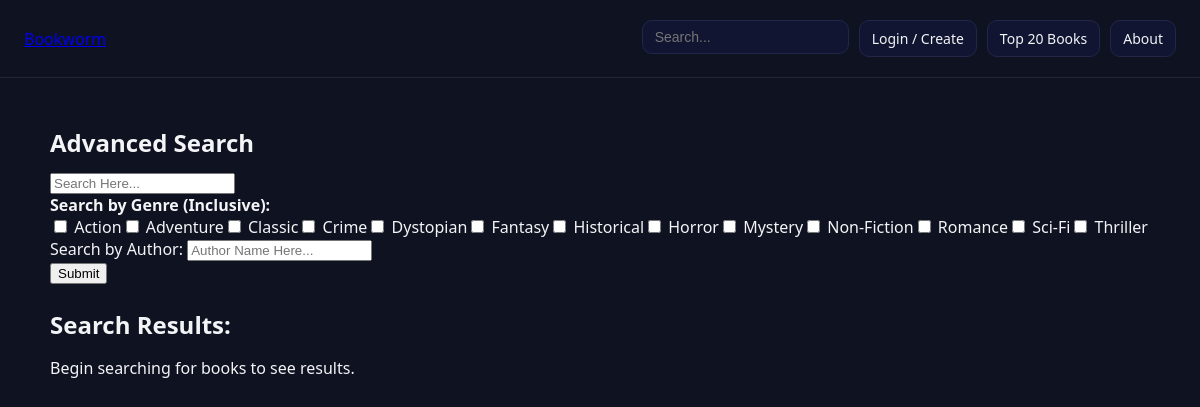
Screenshot of /public_html/bookworm/advSearch.php with the database file from the repository.
### tables this page shows
CREATE TABLE IF NOT EXISTS genres (
    genre VARCHAR(16) PRIMARY KEY NOT NULL
);

### public_html/bookworm/advSearch.php (the view, shortened to what this page needs)
<?php
    $db = get_db();
    $query = htmlspecialchars(trim($_GET['query'] ?? ''));
    $author = htmlspecialchars(trim($_GET['author'] ?? ''));
    $genresRaw = $_GET['genres'] ?? [];
    $genres = !empty($genresRaw) ? implode(',', (array)$genresRaw) : null;
    try {
        $stmtGenres = $db->query('SELECT * FROM genres');
        $gs = $stmtGenres->fetchAll(PDO::FETCH_ASSOC);
    } catch (PDOException $e) {
        die('<pre>SQL Error: ' . htmlspecialchars($e->getMessage()) . '</pre>');
    }
    $results = '';
?>
<!doctype html>
<html lang="en">
<head>
    <link rel="stylesheet" href="/~bdb/bookworm/app.css">
</head>
<body>
    <?php require __DIR__ . '/../../phpTools/navbar.php'?>
    <main>
        <section>
            <h2>Advanced Search</h2>
            <form action="<?= $_SERVER['PHP_SELF']?>" method="GET">
                <input type="text" name="query" placeholder="Search Here..." value="<?= htmlspecialchars($query) ?>"><br>
                <label for="genres[]"><b>Search by Genre (Inclusive):</b></label>
                <div id="genreArea">
                    <?php
                    foreach ($gs as $g) {
                        $checked = in_array($g['genre'], (array)$genresRaw, true) ? 'checked' : '';
                        echo "<label><input type='checkbox' name='genres[]' value='" . htmlspecialchars($g['genre']) . "' $checked> " . htmlspecialchars($g['genre']) . "</label>";
                    }
                    ?>
                </div>
                <label for="author">Search by Author:</label>
                <input type="text" name="author" placeholder="Author Name Here..." value="<?= htmlspecialchars($author) ?>">
                <br>
                <input type="submit">
            </form>
        </section>
        <section>
            <h2>Search Results:</h2>
            <div id="searchResults">
                <?php
                    if ($results !== '') {
                        echo $results;
                    } elseif (!empty($query) || !empty($author) || !empty($genres)) {
                        echo "<p>No results found.</p>";
                    } else {
                        echo "<p>Begin searching for books to see results.</p>";
                    }
                ?>
            </div>
        </section>
    </main>
</body>
</html>

### public_html/bookworm/app.css (style rules this page uses)
body { font-family: system-ui, -apple-system, Segoe UI, Roboto, Ubuntu, Helvetica, Arial, sans-serif; margin: 0; background: #0f1221; color: #f3f4f6; }
main { padding: 24px; max-width: 1100px; margin: 0 auto; }
h2 { margin: 24px 0 12px; }

### rows the page displays
genres: genre "Action"
genres: genre "Adventure"
genres: genre "Classic"
genres: genre "Crime"
genres: genre "Dystopian"
genres: genre "Fantasy"
genres: genre "Historical"
genres: genre "Horror"
genres: genre "Mystery"
genres: genre "Non-Fiction"
genres: genre "Romance"
genres: genre "Sci-Fi"
genres: genre "Thriller"
